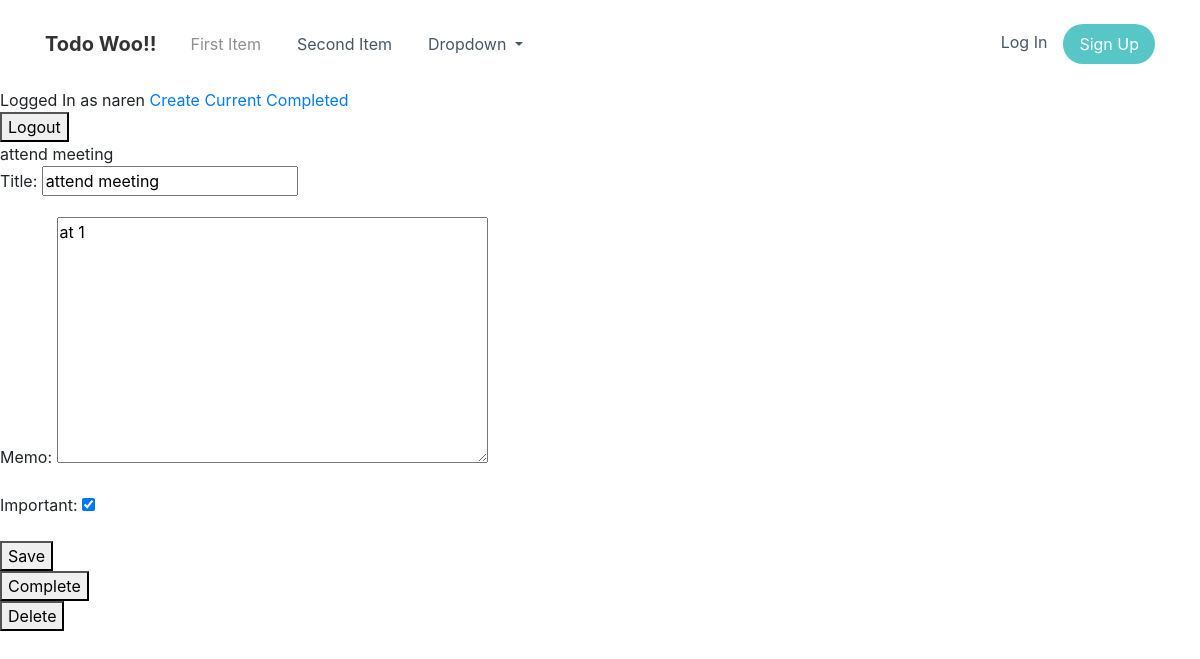
The app's page /todo/7 (signed in) with its own data.
### todo/models.py (models this page shows, shortened)
class Todo(models.Model):
    user = models.ForeignKey(User, on_delete=models.CASCADE)
    title = models.CharField(max_length=50)
    memo = models.TextField(blank=True)
    created = models.DateTimeField(auto_now_add=True)
    datecompleted = models.DateTimeField(null=True, blank=True)
    important = models.BooleanField(default=False)

### todo/views.py (the view, shortened to what this page needs)
# urls.py: path('todo/<int:todo_pk>', views.viewtodo, name="viewtodo"),
@login_required
def viewtodo(request, todo_pk):
    todo = get_object_or_404(Todo, pk=todo_pk, user=request.user)
    if request.method == "GET":
        form = TodoForm(instance=todo)
        return render(request, "todo/viewtodo.html", {'todo': todo, 'form': form})

### todo/forms.py
class TodoForm(ModelForm):
    class Meta:
        model = Todo
        fields = ['title', 'memo', 'important']

### todo/templates/todo/viewtodo.html (shortened to what this page needs)
<!DOCTYPE html>
<html>
<head>
    <link rel="stylesheet" href="assets/bootstrap/css/bootstrap.min.css">
    <link rel="stylesheet" href="assets/css/Navigation-with-Button.css">
    <link rel="stylesheet" href="assets/css/styles.css">
</head>
<body>
    <nav class="navbar navbar-light navbar-expand-md navigation-clean-button">
        <div class="container"><a class="navbar-brand" href="#">Todo Woo!!</a>
            <div class="collapse navbar-collapse"
                id="navcol-1">
                <ul class="nav navbar-nav mr-auto">
                    <li class="nav-item" role="presentation"><a class="nav-link active" href="#">First Item</a></li>
                    <li class="nav-item" role="presentation"><a class="nav-link" href="#">Second Item</a></li>
                    <li class="nav-item dropdown"><a class="dropdown-toggle nav-link" data-toggle="dropdown" aria-expanded="false" href="#">Dropdown </a>
                    </li>
                </ul><span class="navbar-text actions"> <a class="login" href="login.html">Log In</a><a class="btn btn-light action-button" role="button" href="#">Sign Up</a></span></div>
        </div>
    </nav>{% extends 'todo/base.html' %}
{% block content %}
{{ todo.title }}
<form action="" method="post">
{{ form.as_p }}
<button type="submit">Save</button>
</form>
<form action="{% url 'completetodo' todo.id %}" method="post">
<button type="submit">Complete</button>
</form>
<form action="{% url 'deletetodo' todo.id %}" method="post">
<button type="submit">Delete</button>
</form>
{% endblock %}

### todo/templates/todo/base.html (shortened to what this page needs)
<!DOCTYPE html>
<html>
<head>
    <link rel="stylesheet" href="assets/bootstrap/css/bootstrap.min.css">
    <link rel="stylesheet" href="assets/css/Navigation-with-Button.css">
    <link rel="stylesheet" href="assets/css/styles.css">
</head>
<body>{% if user.is_authenticated %}
Logged In as {{ user.username }}
<a href="{% url 'createtodo' %}">Create</a>
<a href="{% url 'currenttodos' %}">Current</a>
<a href="{% url 'completedtodos' %}">Completed</a>
<form action="{% url 'logoutuser' %}" method="post">
<button type="submit">Logout</button>
</form>
{% else %}
<a href="{% url 'signupuser' %}">Signup </a><br>
<a href="{% url 'loginuser' %}">Login </a>
{% endif %}
{% block content %}{% endblock %}
</body>
</html>

### todo/templates/todo/assets/css/Navigation-with-Button.css (style rules this page uses)
.navigation-clean-button { background: #fff; padding-top: .75rem; padding-bottom: .75rem; color: #333; border-radius: 0; box-shadow: none; border: none; margin-bottom: 0; }
@media (min-width:768px) { .navigation-clean-button { padding-top: 1rem; padding-bottom: 1rem; } }
.navigation-clean-button .navbar-brand { font-weight: bold; color: inherit; }
.navigation-clean-button .navbar-collapse, .navigation-clean-button .form-inline { border-top-color: #ddd; }
.navigation-clean-button .navbar-nav a.active, .navigation-clean-button .navbar-nav > .show > a { background: none; box-shadow: none; }
.navigation-clean-button.navbar-light .navbar-nav a.active, .navigation-clean-button.navbar-light .navbar-nav a.active:focus, .navigation-clean-button.navbar-light .navbar-nav a.active:hover { color: #8f8f8f; box-shadow: none; background: none; pointer-events: none; }
.navigation-clean-button.navbar .navbar-nav .nav-link { padding-left: 18px; padding-right: 18px; }
.navigation-clean-button.navbar-light .navbar-nav .nav-link { color: #465765; }
.navigation-clean-button .actions .login { margin-right: 1rem; text-decoration: none; color: #465765; }
.navigation-clean-button .navbar-text .action-button, .navigation-clean-button .navbar-text .action-button:active, .navigation-clean-button .navbar-text .action-button:hover { background: #56c6c6; border-radius: 20px; font-size: inherit; color: #fff; box-shadow: none; border: none; text-shadow: none; padding: .5rem 1rem; transition: background-color 0.25s; font-size: inherit; }

### records on screen
Todo: title "attend meeting", memo "at 1", important "☑"

### other values on screen
{{ user.username }} "naren"
